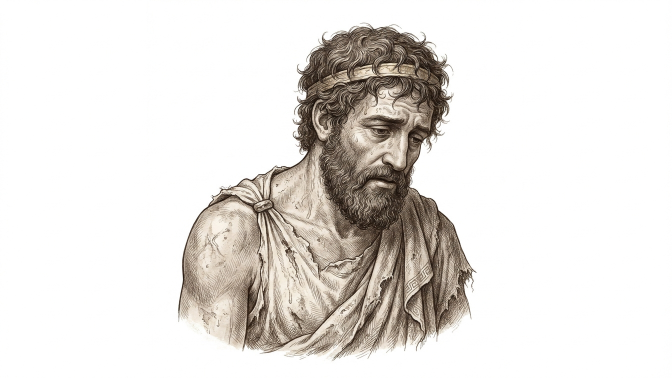
#> input picture sisyphus/src/sisyphus_look_down.jpg, 1344 x 756 px (shown at 1/2 size)
$ python prep_5.py
#> lines starting #> are read from the running program, lines starting #| are printed output that depends on the picture; after the words box and inside, x2 and y2 are one past the last pixel; in counts of white or black regions, pixels touching at a corner belong together
### sisyphus/basira_engine.py
"""basira_engine.py - torn-paper stop-motion engine for بصيرة videos."""
import os, math, functools
import numpy as np
from PIL import Image, ImageDraw, ImageFont, ImageFilter, ImageEnhance
from scipy import ndimage

W, H, FPS = 1920, 1080, 12
NAVY = (24, 34, 54)
CREAM = (244, 236, 220)
INK = (22, 30, 48)
BRICK = (178, 62, 42)
GOLD = (214, 168, 72)
ROOT = "."
FONT = None

def setup(root, font):
#> called with root = 'proj', font = 'font/ReemKufi-Bold.ttf'
    global ROOT, FONT
    ROOT, FONT = root, font
    for d in ("cut", "bg", "frames"):
        os.makedirs(os.path.join(ROOT, d), exist_ok=True)

# ------------------------------------------------------------------ cut-outs
def cutout(name, src, border=10, seed=7, min_hole=2500, hole_margin=None):
    """White-background illustration -> transparent PNG with a rough cream paper border.
    Big white gaps (between two figures, inside an arm) stay see-through instead of turning white/cream."""
#> called with name = 'sis_look', src = 'src/sisyphus_look_down.jpg', border = 10, seed = 7, min_hole = 2500
    rng = np.random.default_rng(seed)
    im = Image.open(src).convert("RGB")
#> im is the input picture: PIL image 1344x756 RGB; mean R, G, B 229.6, 226.2, 222.6
    a = np.asarray(im).astype(np.int16)
    white = (a.min(axis=2) > 228) & ((a.max(axis=2) - a.min(axis=2)) < 30)
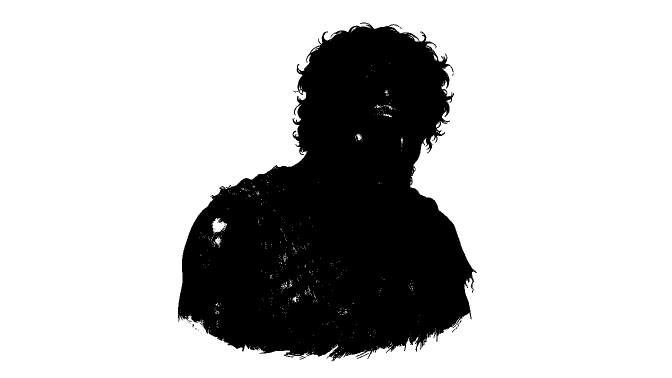
#> white: shape (756, 1344) bool (shown at 1/2 size); 75% white; 40 black regions (36 under 20 px), largest, box (x1, y1, x2, y2) and area: (356, 45, 954, 723) 253627, (714, 706, 738, 718) 39, (904, 647, 918, 665) 30, (599, 713, 613, 719) 21
    lab, _ = ndimage.label(white)
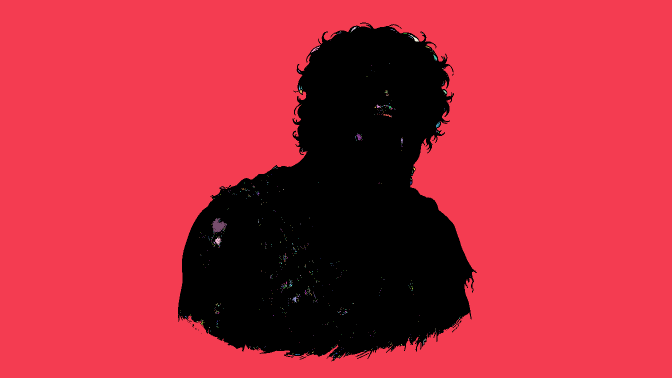
#> lab: shape (756, 1344) int32 (shown at 1/2 size); 801 distinct labels, from 0 to 800; one colour per label, 0 black
    edge = set(np.unique(np.concatenate([lab[0], lab[-1], lab[:, 0], lab[:, -1]]))) - {0}
#> edge = 1 item
    wsz = ndimage.sum(white, lab, range(1, lab.max() + 1))
#> wsz = 800 values, max 759821 at index 0, min 1 at index 1, mean 952.8
    big_holes = set(np.where(wsz > min_hole)[0] + 1) - edge
#> big_holes = 0 items
    bg = np.isin(lab, list(edge | big_holes))
    fg = ~bg
    fg = ndimage.binary_opening(fg, iterations=1)
#> fg: shape (756, 1344) bool; 25.1% white; 19 white regions (17 under 20 px), largest, box (x1, y1, x2, y2) and area: (356, 49, 953, 722) 254994, (942, 568, 945, 576) 20
    lab2, n2 = ndimage.label(fg)
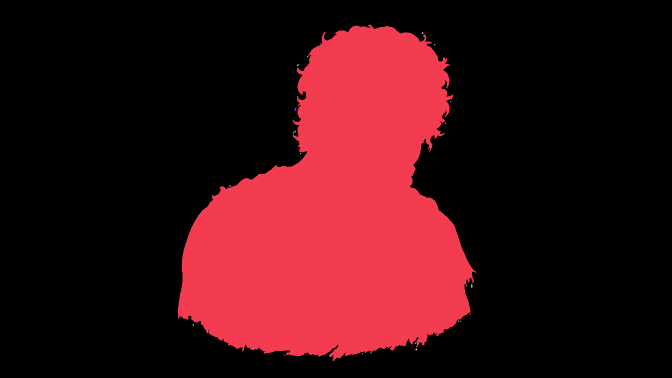
#> lab2: shape (756, 1344) int32 (shown at 1/2 size); 22 distinct labels, from 0 to 21; one colour per label, 0 black
#> n2 = 21
    if n2:
        sizes = ndimage.sum(fg, lab2, range(1, n2 + 1))
#> sizes = 21 values, max 254970 at index 0, min 5 at index 2, mean 12149
        fg = np.isin(lab2, np.where(sizes > 400)[0] + 1)
#> fg: shape (756, 1344) bool; 25.1% white; 1 white region, box (x1, y1, x2, y2) and area: (356, 49, 953, 722) 254970
    fg = ndimage.binary_fill_holes(ndimage.binary_closing(fg, iterations=6)) & ~ndimage.binary_erosion(bg, iterations=8)
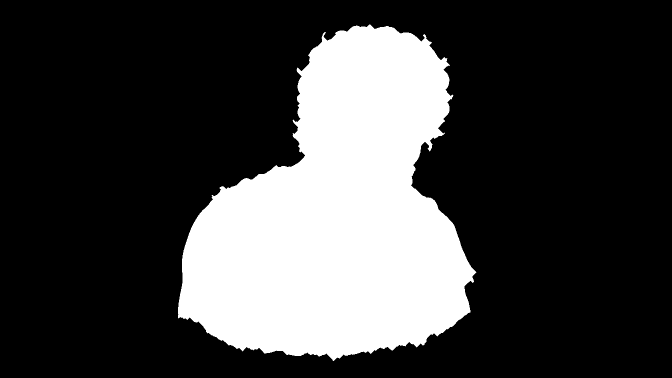
#> fg: shape (756, 1344) bool (shown at 1/2 size); 25.3% white; 1 white region, box (x1, y1, x2, y2) and area: (356, 49, 953, 722) 256730
    dist = ndimage.distance_transform_edt(~fg)
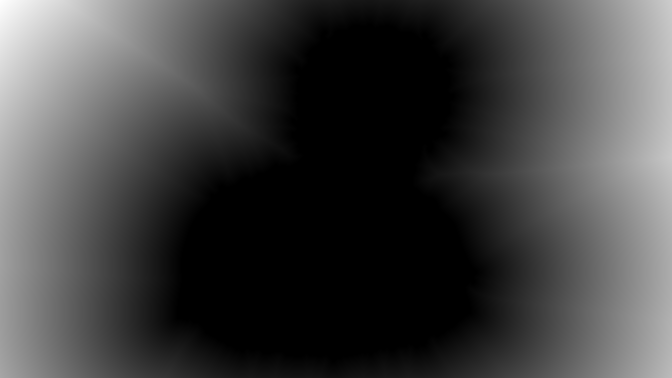
#> dist: shape (756, 1344) float64 (shown at 1/2 size); min 0, max 576, mean 149.9; drawn with min black and max white
    n1 = ndimage.gaussian_filter(rng.standard_normal(fg.shape), 6); n1 /= np.abs(n1).max() + 1e-6
    n2_ = ndimage.gaussian_filter(rng.standard_normal(fg.shape), 1.2); n2_ /= np.abs(n2_).max() + 1e-6
    paper = ndimage.binary_fill_holes(dist <= border + 5 * n1 + 2 * n2_)
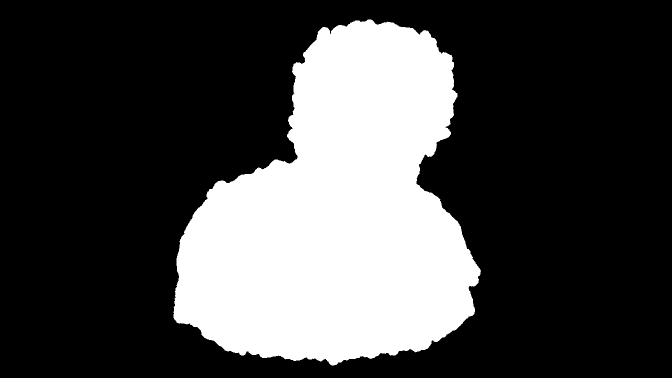
#> paper: shape (756, 1344) bool (shown at 1/2 size); 27.7% white; 1 white region, box (x1, y1, x2, y2) and area: (347, 39, 962, 731) 280962
    if hole_margin is None:
        paper &= ~ndimage.binary_erosion(bg, iterations=border + 6)   # keep real gaps see-through
#> paper: shape (756, 1344) bool; 27.7% white; 1 white region, box (x1, y1, x2, y2) and area: (347, 39, 962, 731) 280957
    else:   # small gaps (inside chain links): only a thin rim of paper around them
        edge_bg = np.isin(lab, list(edge))
        paper &= ~ndimage.binary_erosion(edge_bg, iterations=border + 6)
        holes = bg & ~edge_bg
        paper &= ~ndimage.binary_erosion(holes, iterations=hole_margin)
        fg &= ~ndimage.binary_erosion(holes, iterations=hole_margin)
    rgba = np.zeros(fg.shape + (4,), np.uint8)
    rgba[paper, :3] = CREAM; rgba[paper, 3] = 255
    rgba[fg, :3] = np.asarray(im)[fg]
    ys, xs = np.where(paper)
    y0, y1 = max(ys.min() - 30, 0), ys.max() + 30
#> y0 = 9; y1 = 760
    x0, x1 = max(xs.min() - 30, 0), xs.max() + 30
#> x0 = 317; x1 = 991
    Image.fromarray(rgba[y0:y1, x0:x1], "RGBA").save(os.path.join(ROOT, "cut", name + ".png"))
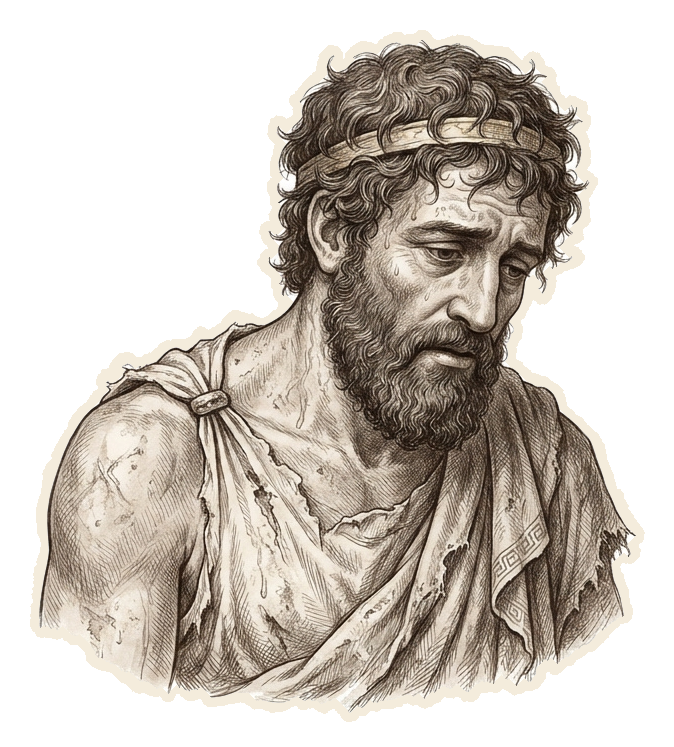
#> saved as sis_look.png: PIL image 674x747 RGBA; mean R, G, B, A 91, 83.7, 75.8, 142.3; transparent parts drawn white

def cutout_all(mapping, **kw):
    for k, v in mapping.items():
        cutout(k, v, **kw)

@functools.lru_cache(None)
def load(name):
    return Image.open(os.path.join(ROOT, "cut", name + ".png")).convert("RGBA")

# [32 lines left out: functions scaled, pieces, piece_h, match_orange, not called in this run]

# ------------------------------------------------------------------ textures
_rng = np.random.default_rng(3)
def _texture():
    h, w = H + 200, W + 200
    low = ndimage.gaussian_filter(_rng.standard_normal((h, w)), 40); low /= np.abs(low).max()
    mid = ndimage.gaussian_filter(_rng.standard_normal((h, w)), 3); mid /= np.abs(mid).max()
    fib = np.zeros((h, w))
    for _ in range(900):
        x, y = _rng.integers(0, w), _rng.integers(0, h)
        L = _rng.integers(10, 40); ang = _rng.uniform(0, math.pi)
        for t in range(L):
            xx, yy = int(x + t * math.cos(ang)), int(y + t * math.sin(ang))
            if 0 <= xx < w and 0 <= yy < h: fib[yy, xx] = 1
    return low * 10 + mid * 5 + ndimage.gaussian_filter(fib, 0.7) * 14
TEX = _texture()
_yy, _xx = np.mgrid[0:H, 0:W]
VIG = (1 - 0.38 * (((_xx - W / 2) / (W / 2)) ** 2 + ((_yy - H / 2) / (H / 2)) ** 2) ** 1.2)[..., None]

# [31 lines left out: functions paper_bg, bg_img, image_bg, not called in this run]

# ------------------------------------------------------------------ placing things
def jit(f, seed, px=2.5, deg=0.6):
    r = np.random.default_rng(seed * 7919 + f)
    return r.normal(0, px), r.normal(0, px), r.normal(0, deg)

# [31 lines left out: functions step, safe, paste, walk_in, not called in this run]

def drop_in(canvas, name, h, t, t0, t1, x, y_to, f, seed=4):
    k = step(t, t0, t1)
    paste(canvas, scaled(name, h), x, -h + (y_to + h) * k, seed=seed, f=f)

# [55 lines left out: functions pivot_paste, confetti, water_bands, torn_poly, make_phone, glow_spot, not called in this run]

# ------------------------------------------------------------------ word-by-word labels
class Label:
    """Cream torn strip; words ink in at `times` (when the narrator says them); red_words in brick red."""
    def __init__(self, text, red_words=(), times=(0,), hide=1e9, x=W / 2, y=150, size=78):
        self.text, self.red, self.times, self.hide, self.x, self.y, self.size = text, tuple(red_words), list(times), hide, x, y, size

# [105 lines left out: functions _strip, draw_labels, tear_mask, tear, drain, bolt_layer and 2 more, not called in this run]

def in_any(t, intervals):
    return any(a <= t < b for a, b in intervals)

# ------------------------------------------------------------------ render loop
class Scene:
    """t0..t1 in video seconds. draw(t, f, canvas). bg: None (draw your own) or an RGB colour for paper_bg."""
    def __init__(self, t0, t1, draw, bg=NAVY, dark=0.0, rip=True):
        self.t0, self.t1, self.draw, self.bg, self.dark, self.rip = t0, t1, draw, bg, dark, rip

RIP = 0.5

def scene_canvas(s, t, f):
    c = paper_bg(f, s.bg, s.dark) if s.bg is not None else Image.new("RGBA", (W, H), (0, 0, 0, 255))
    s.draw(t, f, c); return c

# [16 lines left out: function frame, not called in this run]

def render(scenes, labels, dur, frames=None, post=None, out_dir=None):
    for f in (frames if frames is not None else range(int(round(dur * FPS)))):
        frame(f, scenes, labels, dur, post, out_dir)

# [17 lines left out: functions contact_sheet, encode, not called in this run]

### sisyphus/prep_5.py
"""Part 5: cut out the look-down close-up."""
import sys; sys.path.insert(0, ".")
import basira_engine as E
E.setup("proj", "font/ReemKufi-Bold.ttf")
E.cutout("sis_look", "src/sisyphus_look_down.jpg")

$ run again, with sisyphus/src/airplane.jpg copied over sisyphus/src/sisyphus_look_down.jpg
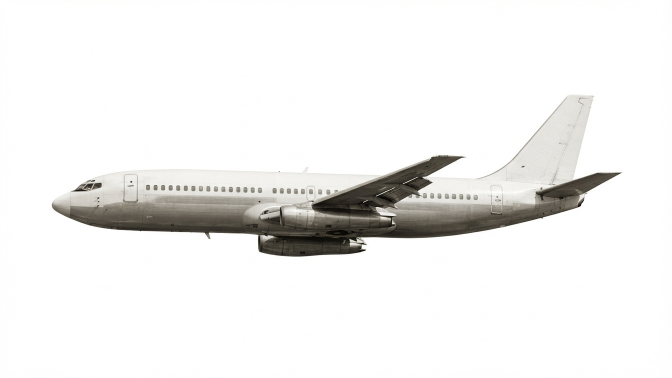
#> input picture sisyphus/src/airplane.jpg, 1344 x 756 px (shown at 1/2 size)
#> in cutout, im is the input picture: PIL image 1344x756 RGB; mean R, G, B 239.9, 239.4, 238.2
#> white: shape (756, 1344) bool; 87.9% white; 110 black regions (100 under 20 px), largest, box (x1, y1, x2, y2) and area: (103, 190, 1245, 514) 122550, (283, 339, 382, 342) 127, (856, 354, 946, 360) 105
#> lab: shape (756, 1344) int32; 408 distinct labels, from 0 to 407
#> edge = 1 item
#> wsz = 407 values, max 890809 at index 0, min 1 at index 2, mean 2193.4
#> big_holes = 0 items
#> bg: shape (756, 1344) bool; 87.7% white; 96 black regions (86 under 20 px), largest, box (x1, y1, x2, y2) and area: (103, 190, 1245, 514) 124488, (283, 339, 382, 342) 127, (856, 354, 946, 360) 105
#> in cutout, `lab2, n2 = ndimage.label(fg)`:
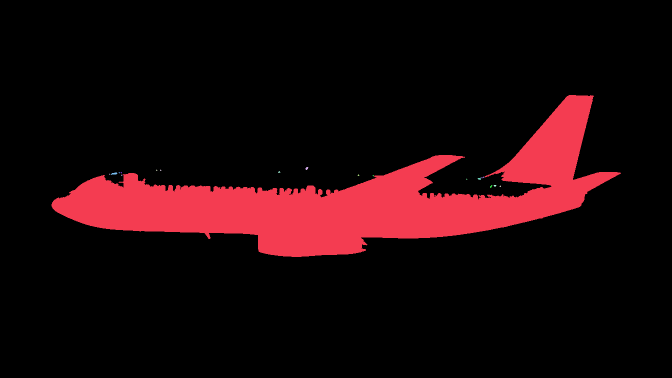
#> lab2: shape (756, 1344) int32 (shown at 1/2 size); 20 distinct labels, from 0 to 19; one colour per label, 0 black
#> n2 = 19
#> sizes = 19 values, max 123870 at index 0, min 5 at index 2, mean 6529.4
#> y0 = 151; y1 = 554
#> x0 = 62; x1 = 1280
#> in cutout, `Image.fromarray(rgba[y0:y1, x0:x1], "RGBA").save(os.path.join(ROOT, "c..`:
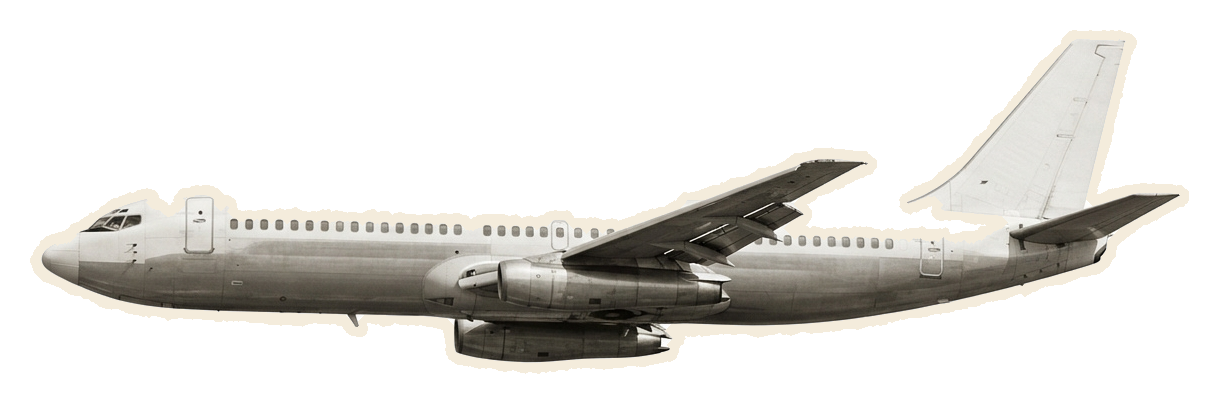
#> saved as sis_look.png: PIL image 1218x403 RGBA; mean R, G, B, A 51, 49.5, 46.3, 81.7; transparent parts drawn white
